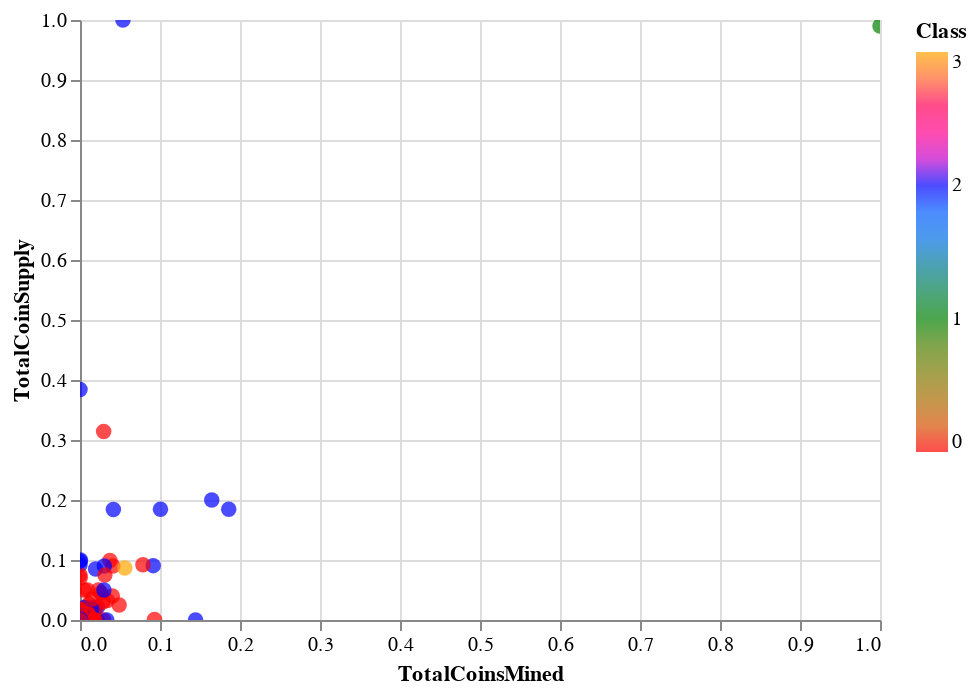

Source (notebook cell):
### Code cell
# Plot the scatter with x="TotalCoinsMined" and y="TotalCoinSupply"
alt.Chart(plot_df).mark_circle(size=60).encode(
    x="TotalCoinsMined",
    y="TotalCoinSupply",
    color=alt.Color(
        "Class",
        scale=alt.Scale(domain=[0, 1, 2, 3], range=["red", "green", "blue", "orange"]),
    ),
    tooltip=["CoinName", "TotalCoinsMined", "TotalCoinSupply"],
).interactive()

### Figure 1 — Vega-Lite specification as saved in the notebook (floating-point values rounded to 4 significant figures; data arrays with more than 128 entries replaced by an {"elided": "..."} marker saying what was removed)
{"$schema": "https://vega.github.io/schema/vega-lite/v3.4.0.json", "config": {"mark": {"tooltip": null}, "view": {"height": 300, "width": 400}}, "data": {"name": "data-b1603ca17ac85b889e65d5c24cd17c95"}, "datasets": {"data-b1603ca17ac85b889e65d5c24cd17c95": {"elided": "532 records"}}, "encoding": {"color": {"field": "Class", "scale": {"domain": [0, 1, 2, 3], "range": ["red", "green", "blue", "orange"]}, "type": "quantitative"}, "tooltip": [{"field": "CoinName", "type": "nominal"}, {"field": "TotalCoinsMined", "type": "quantitative"}, {"field": "TotalCoinSupply", "type": "quantitative"}], "x": {"field": "TotalCoinsMined", "type": "quantitative"}, "y": {"field": "TotalCoinSupply", "type": "quantitative"}}, "mark": {"size": 60, "type": "circle"}, "selection": {"selector002": {"bind": "scales", "encodings": ["x", "y"], "type": "interval"}}}
